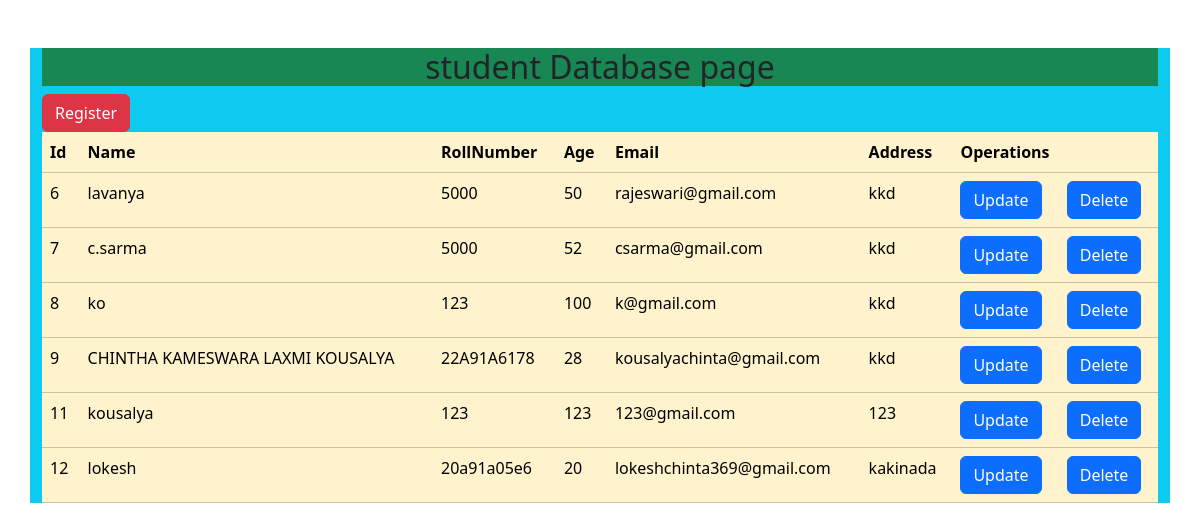
The app's page /read/ with its own data.
### CrudApp/models.py (models this page shows, shortened)
class student(models.Model):
    name=models.CharField(max_length=30)
    rollnum=models.CharField(max_length=30)
    age=models.IntegerField()
    mobile=models.CharField(max_length=10)
    email=models.EmailField(max_length=30)
    address=models.TextField(max_length=30)

### CrudApp/views.py (the view)
# urls.py: path('read/',views.read,name='read'),
def read(request):
   data=student.objects.all()
   return render(request,'read.html',{'info':data})

### CrudApp/templates/read.html (shortened to what this page needs)
{% load static %}
<!DOCTYPE html>
<html lang="en">
<head>
    <link rel="stylesheet" type="text/css" href="{% static 'css/bootstrap.css' %}">
</head>
<body>
    <div class="container mt-5 bg-info">
    <h2 class="text-center bg-success">student Database page</h2>
    <a href="{% url 'insert' %}"class="btn btn-danger">Register</a>
    <table class="table table-borderd table-warning">
        <thead>
            <tr>
                <th>Id</th>
                <th>Name</th>
                <th>RollNumber</th>
                <th>Age</th>
                <th>Email</th>
                <th>Address</th>
                <th colspan="2">Operations</th>
            </tr>
        </thead>
        <tbody>
            {% for i in info %}
                <tr>
                    <td>{{i.id}}</td>
                    <td>{{i.name}}</td>
                    <td>{{i.rollnum}}</td>
                    <td>{{i.age}}</td>
                    <td>{{i.email}}</td>
                    <td>{{i.address}}</td>
                    <td><a href="{% url 'update' i.id %} "class="btn btn-primary">Update</td>
                    <td><a href=" {% url 'delete' i.id %} "class="btn btn-primary">Delete</td>
                </tr>
            {% endfor %}
        </tbody>
    </table>
</div>
</body>
</html>

### records on screen
student: id "6", name "lavanya", rollnum "5000", age "50", email "rajeswari@gmail.com", address "kkd"
student: id "7", name "c.sarma", rollnum "5000", age "52", email "csarma@gmail.com", address "kkd"
student: id "8", name "ko", rollnum "123", age "100", email "k@gmail.com", address "kkd"
student: id "9", name "CHINTHA KAMESWARA LAXMI KOUSALYA", rollnum "22A91A6178", age "28", email "kousalyachinta@gmail.com", address "kkd"
student: id "11", name "kousalya", rollnum "123", age "123", email "123@gmail.com", address "123"
student: id "12", name "lokesh", rollnum "20a91a05e6", age "20", email "lokeshchinta369@gmail.com", address "kakinada"
